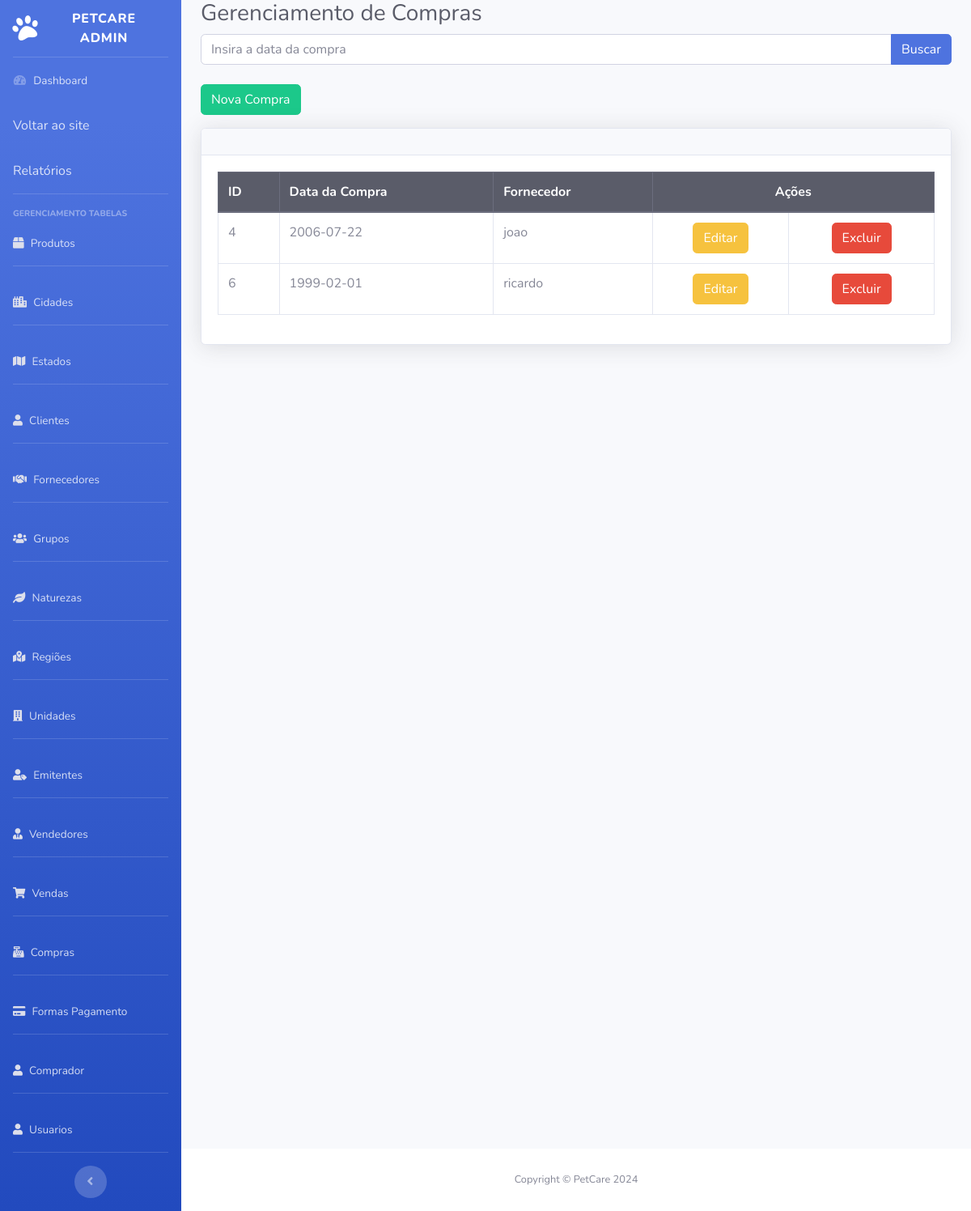
/petcare_admin/compras/compra.php, run on the app's committed database.
### tables this page shows
CREATE TABLE `tb_compra` (
  `id_compra` int(11) NOT NULL,
  `data_compra` date DEFAULT NULL,
  `fk_id_comprador` int(11) DEFAULT NULL,
  `fk_id_cliente` int(11) DEFAULT NULL,
  `fk_id_natureza` int(11) DEFAULT NULL,
  `fornecedor_id` int(11) DEFAULT NULL
);

CREATE TABLE `tb_fornecedor` (
  `nm_fornecedor` varchar(50) NOT NULL,
  `cpf_fornecedor` varchar(11) NOT NULL,
  `email_fornecedor` varchar(50) NOT NULL,
  `cnpj_fornecedor` varchar(50) NOT NULL,
  `telefone_fornecedor` varchar(11) DEFAULT NULL,
  `cidade_id` int(11) DEFAULT NULL,
  `id_fornecedor` int(11) NOT NULL
);

### petcare_admin/compras/compra.php (the view, shortened to what this page needs)
<?php
include('../config/conecta.php');
?>
<!DOCTYPE html>
<html lang="en">
<head>
    <link href="../vendor/fontawesome-free/css/all.min.css" rel="stylesheet" type="text/css">
    <link href="../css/sb-admin-2.css" rel="stylesheet">
</head>
<body id="page-top">
<div id="wrapper">
        <ul class="navbar-nav bg-gradient-primary sidebar sidebar-dark accordion" id="accordionSidebar">
        <a class="sidebar-brand d-flex align-items-center justify-content-center" href="../index.php">
                <div class="sidebar-brand-icon rotate-n-15">
                    <i class="fas fa-paw"></i>
                </div>
                <div class="sidebar-brand-text mx-3">PetCare Admin</div>
            </a>
            <hr class="sidebar-divider my-0">
            <li class="nav-item">
                <a class="nav-link" href="../index.php">
                    <i class="fas fa-fw fa-tachometer-alt"></i>
                    <span>Dashboard</span>
                    <a href="http://localhost/PetCareAll/Petcare/HOME/INDEX2.php" class="nav-link">Voltar ao site</a>
                    <a href="http://localhost/PetCareAll/Relatorio/PaginaRelatorios/pgrelatorios.php" class="nav-link">Relatórios</a>
                </a>
            </li>
            <div class="text-center d-none d-md-inline">
                <hr class="sidebar-divider">
                <div class="sidebar-heading">Gerenciamento Tabelas</div>
                <li class="nav-item">
                    <a class="nav-link" href="../produtos/produto.php">
                        <i class="fas fa-box fa-2x text-gray-300"></i>
                        <span>Produtos</span>
                    </a>
                </li>
                <hr class="sidebar-divider d-none d-md-block">
                <li class="nav-item">
                    <a class="nav-link" href="../cidades/cidade.php">
                        <i class="fas fa-city fa-2x text-gray-300"></i>
                        <span>Cidades</span>
                    </a>
                </li>
                <hr class="sidebar-divider d-none d-md-block">
                <li class="nav-item">
                    <a class="nav-link" href="../estados/estado.php">
                        <i class="fas fa-map fa-2x text-gray-300"></i>
                        <span>Estados</span>
                    </a>
                </li>
                <hr class="sidebar-divider d-none d-md-block">
                <li class="nav-item">
                    <a class="nav-link" href="../clientes/cliente.php">
                        <i class="fas fa-user fa-2x text-gray-300"></i>
                        <span>Clientes</span>
                    </a>
                </li>
                <hr class="sidebar-divider d-none d-md-block">
                <li class="nav-item">
                    <a class="nav-link" href="../fornecedores/fornecedor.php">
                        <i class="fas fa-handshake fa-2x text-gray-300"></i>
                        <span>Fornecedores</span>
                    </a>
                </li>
                <hr class="sidebar-divider d-none d-md-block">
                <li class="nav-item">
                    <a class="nav-link" href="../grupos/grupo.php">
                        <i class="fas fa-users fa-2x text-gray-300"></i>
                        <span>Grupos</span>
                    </a>
                </li>
                <hr class="sidebar-divider d-none d-md-block">
                <li class="nav-item">
                    <a class="nav-link" href="../naturezas/natureza.php">
                        <i class="fas fa-leaf fa-2x text-gray-300"></i>
                        <span>Naturezas</span>
                    </a>
                </li>
                <hr class="sidebar-divider d-none d-md-block">
                <li class="nav-item">
                    <a class="nav-link" href="../regioes/regiao.php">
                        <i class="fas fa-map-marked-alt fa-2x text-gray-300"></i>
                        <span>Regiões</span>
                    </a>
                </li>
                <hr class="sidebar-divider d-none d-md-block">
                <li class="nav-item">
                    <a class="nav-link" href="../unidades/unidade.php">
                        <i class="fas fa-building fa-2x text-gray-300"></i>
                        <span>Unidades</span>
                    </a>
                </li>
                 <hr class="sidebar-divider d-none d-md-block">
                 <li class="nav-item">
                <a class="nav-link" href="../emitentes/emitente.php">
                    <i class="fas fa-user-tag fa-2x text-gray-300"></i>
                    <span>Emitentes</span>
                </a>
            </li>
             <hr class="sidebar-divider d-none d-md-block">
                 <li class="nav-item">
                <a class="nav-link" href="../vendedores/vendedor.php">
                <i class="fas fa-user-tie fa-2x text-gray-300"></i>
                    <span>Vendedores</span>
                </a>
            </li>
                <hr class="sidebar-divider d-none d-md-block">
                 <li class="nav-item">
                <a class="nav-link" href="../vendas/venda.php">
                <i class="fas fa-shopping-cart fa-2x text-gray-300"></i>
                    <span>Vendas</span>
                </a>
            </li>
                        <hr class="sidebar-divider d-none d-md-block">
                    <li class="nav-item">
                    <a class="nav-link" href="compra.php">
                        <i class="fas fa-cash-register fa-2x text-gray-300"></i>
                        <span>Compras</span>
                    </a>
                </li>
                <hr class="sidebar-divider d-none d-md-block">
                <li class="nav-item">
                    <a class="nav-link" href="../formapgto/formapgto.php">
                        <i class="fas fa-credit-card fa-2x text-gray-300"></i>
                        <span>Formas Pagamento</span>
                    </a>
                </li>
                     <hr class="sidebar-divider d-none d-md-block">
                <li class="nav-item">
                    <a class="nav-link" href="../comprador/comprador.php">
                        <i class="fas fa-user fa-2x text-gray-300"></i>
                        <span>Comprador</span>
                    </a>
                </li>
                <hr class="sidebar-divider d-none d-md-block">
                <li class="nav-item">
                    <a class="nav-link" href="../usuarios/usuario.php">
                        <i class="fas fa-user fa-2x text-gray-300"></i>
                        <span>Usuarios</span>
                    </a>
                </li>
                <hr class="sidebar-divider d-none d-md-block">
                <button class="rounded-circle border-0" id="sidebarToggle"></button>
            </div>
        </ul>
        <div id="content-wrapper" class="d-flex flex-column">
            <div id="content">
                <div class="container-fluid">
                    <h1 class="h3 mb-2 text-gray-800">Gerenciamento de Compras</h1>
                    <form action="" method="post" class="mb-4">
                        <div class="input-group">
                            <input type="text" name="busca" class="form-control" placeholder="Insira a data da compra" aria-label="Buscar Compra">
                            <div class="input-group-append">
                                <input type="submit" value="Buscar" class="btn btn-primary">
                            </div>
                        </div>
                    </form>
                    <a href="adicionar.php" class="btn btn-success mb-3">Nova Compra</a>
                    <div class="card shadow mb-4">
                        <div class="card-header py-3"></div>
                        <div class="card-body">
                            <div class="table-responsive">
                                <table class="table table-bordered" width="100%" cellspacing="0">
                                    <thead class="thead-dark">
                                        <tr>
                                            <th>ID</th>
                                            <th>Data da Compra</th>
                                            <th>Fornecedor</th>
                                            <th colspan="2" class="text-center">Ações</th>
                                        </tr>
                                    </thead>
                                    <tbody>
                                        <?php
                                        $sql = $conn->prepare("SELECT c.*, f.nm_fornecedor FROM tb_compra c LEFT JOIN tb_fornecedor f ON f.id_fornecedor = c.fornecedor_id LIMIT 30");
                                        $sql->execute();
                                        $result = $sql->fetchAll();
                                        foreach ($result as $linha) {
                                            echo "<tr>";
                                            echo "<td>" . htmlspecialchars($linha['id_compra']) . "</td>";
                                            echo "<td>" . htmlspecialchars($linha['data_compra']) . "</td>";
                                            echo "<td>" . htmlspecialchars($linha['nm_fornecedor']) . "</td>";
                                            echo "<td class='text-center'><a href='editar.php?id=" . htmlspecialchars($linha['id_compra']) . "' class='btn btn-warning'>Editar</a></td>";
                                            echo "<td class='text-center'><a href='excluir.php?id=" . htmlspecialchars($linha['id_compra']) . "' class='btn btn-danger' onclick='return confirm(\"Deseja realmente excluir?\");'>Excluir</a></td>";
                                            echo "</tr>";
                                        }
                                        ?>
                                    </tbody>
                                </table>
                            </div>
                        </div>
                    </div>
                </div>
            </div>
            <footer class="sticky-footer bg-white">
            <div class="container my-auto">
                <div class="copyright text-center my-auto">
                    <span>Copyright &copy; PetCare 2024</span>
                </div>
            </div>
        </footer>
</div>
</body>
</html>

### data on the page
tb_compra: id_compra "4", data_compra "2006-07-22", fornecedor.nm_fornecedor "joao"
tb_compra: id_compra "6", data_compra "1999-02-01", fornecedor.nm_fornecedor "ricardo"
